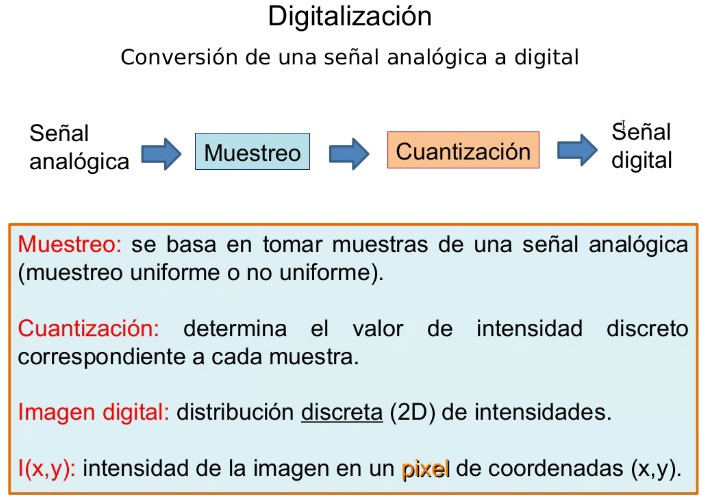
%> input picture Unidad 1/img/1.jpg, 708 x 500 px
$ octave ej4.m   (GNU Octave 9; MATLAB toolbox functions it lacks are replaced by stand-ins)
%> lines starting %> are read from the running program, lines starting %| are printed output that depends on the picture
% 4) Modifique el brillo de una imagen y observe cómo cambia su histograma
% (imhist). Utilice imágenes en escala de grises

[file, path] = uigetfile({'*.jpg';'*.JPG';'*.bmp';'*.tif'});
%> the answer given: ../../Unidad 1/img/1.jpg
dir = strcat(path,file);
info = imfinfo(dir);

switch info.ColorType
    case 'grayscale'
        I=imread(dir);
    case 'truecolor'
        rgb=imread(dir);
%> rgb is the input picture: size 500x708x3 uint8; mean R, G, B 222.6, 228.4, 228.7
        I=rgb2gray(rgb);
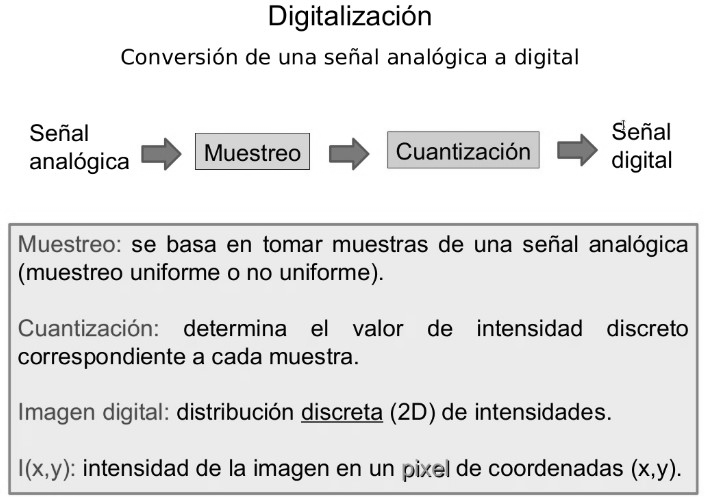
%> I: size 500x708 uint8; min 0, max 255, mean 226.7
    case 'indexed'
        [X,map]=imread(dir);
        I=ind2gray(X,map);
end

addBrillo = [0 50 -50];
for i=1:3
   subplot(2,3,i);
   imshow(I + addBrillo(i));
   title(['Adjuste de brillo: ', num2str(addBrillo(i))]);

   subplot(2,3,i+3);
   imhist(I + addBrillo(i));
   title(['Histograma con brillo de ', num2str(addBrillo(i))]);
end
%> this loop made 3 passes
%> pass 2, `imshow(I + addBrillo(i));`:
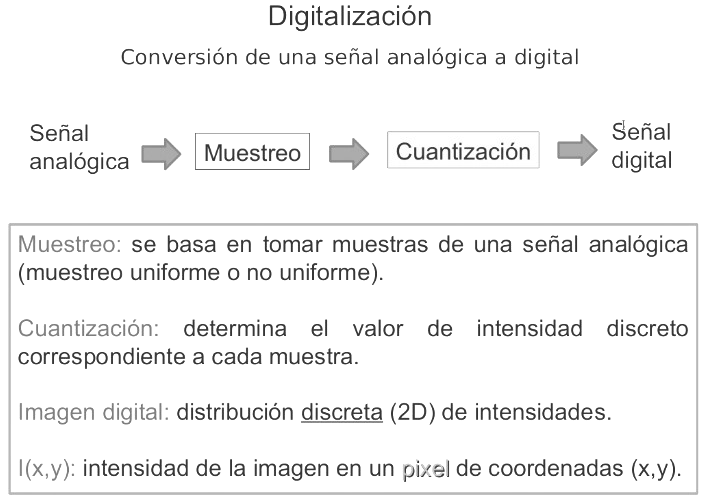
%> displayed picture: size 500x708, on the screen's scale of 0 to 255; min 50, max 255, mean 242.7
%> after the loop:
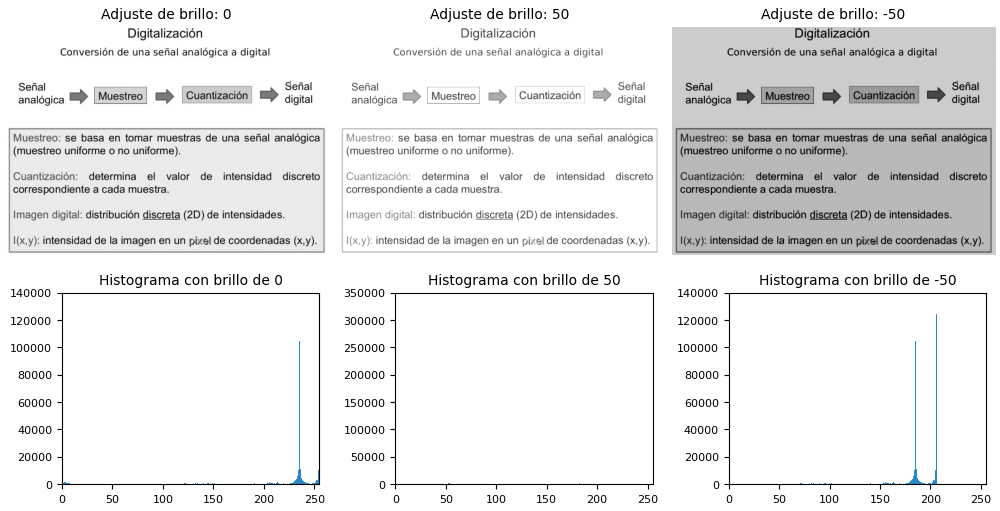
%> figure redrawn from the program's plot data, 6 panels

$ run again, on Unidad 1/img/3.jpg
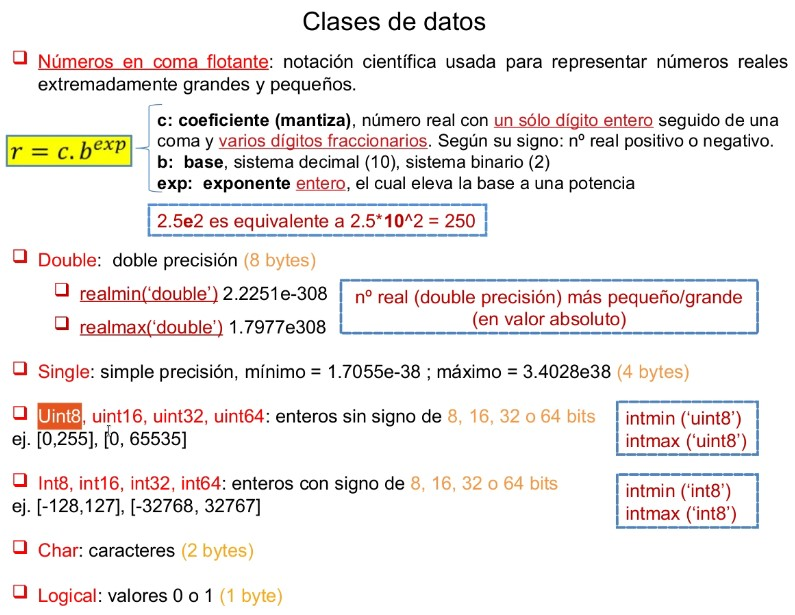
%> input picture Unidad 1/img/3.jpg, 795 x 615 px
%> rgb is the input picture: size 615x795x3 uint8; mean R, G, B 240.2, 236.7, 235.1
%> `I=rgb2gray(rgb);`:
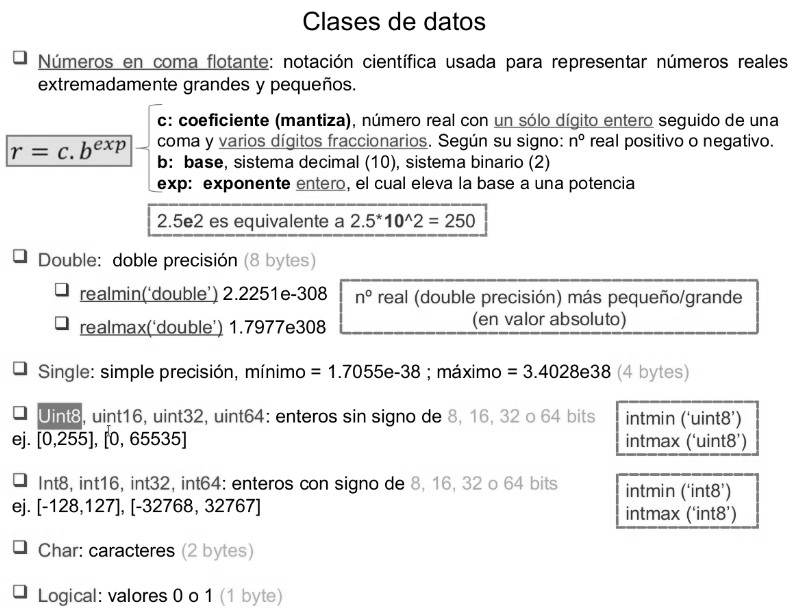
%> I: size 615x795 uint8; min 0, max 255, mean 237.5
%> the loop `for i=1:3` made 3 passes
%> pass 2, `imshow(I + addBrillo(i));`:
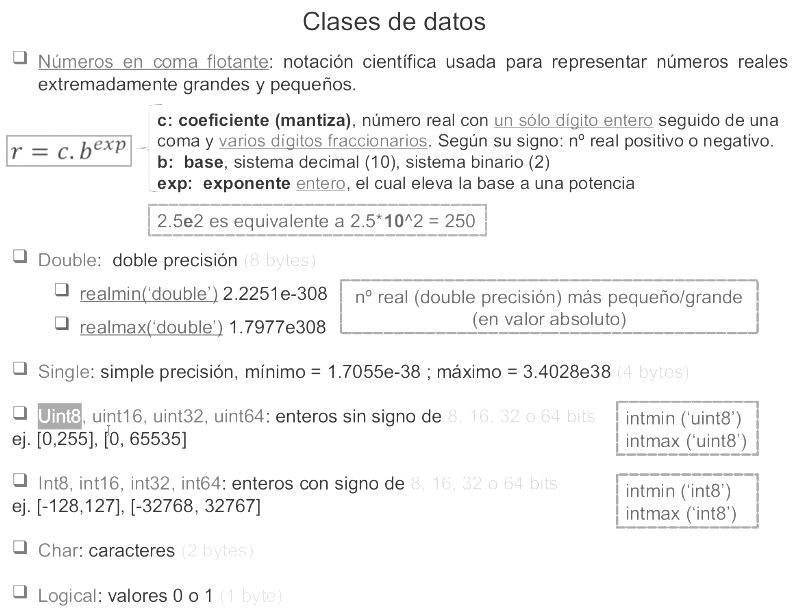
%> displayed picture: size 615x795, on the screen's scale of 0 to 255; min 50, max 255, mean 244.8

$ run again, on Unidad 1/img/5.jpg
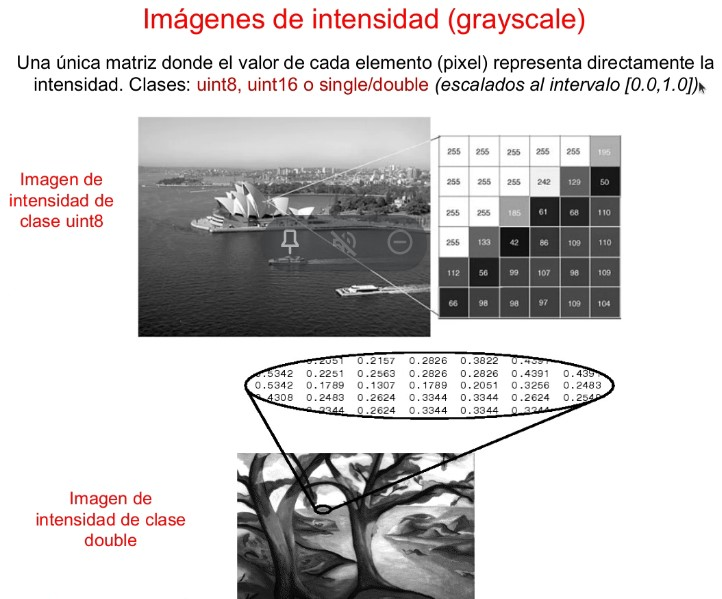
%> input picture Unidad 1/img/5.jpg, 722 x 599 px
%> rgb is the input picture: size 599x722x3 uint8; mean R, G, B 206.8, 204.5, 204.5
%> `I=rgb2gray(rgb);`:
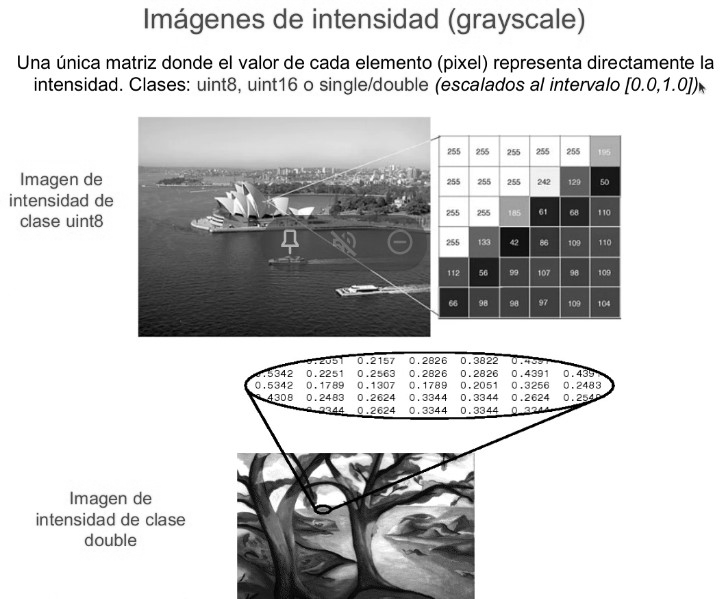
%> I: size 599x722 uint8; min 0, max 255, mean 205.2
%> the loop `for i=1:3` made 3 passes
%> pass 2, `imshow(I + addBrillo(i));`:
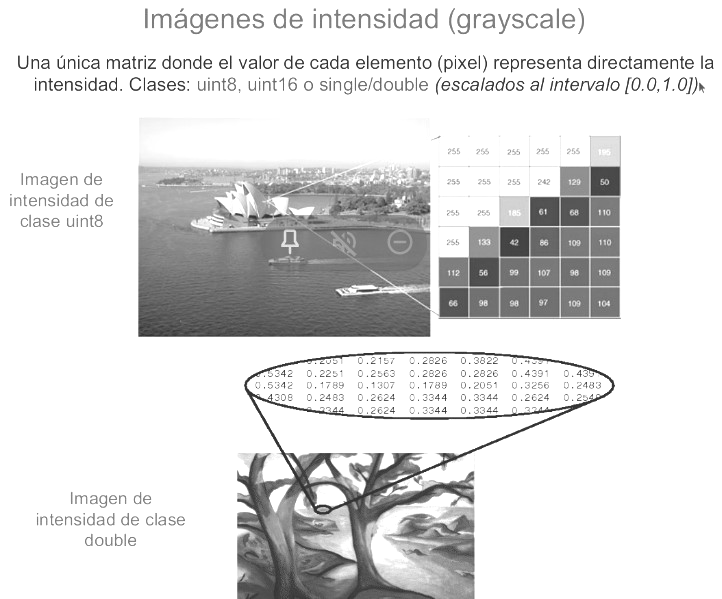
%> displayed picture: size 599x722, on the screen's scale of 0 to 255; min 50, max 255, mean 222.1
